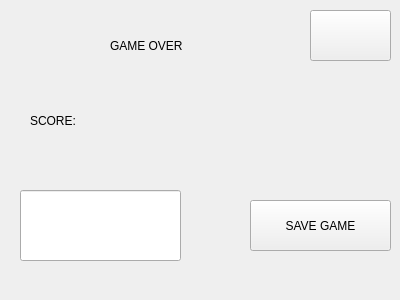
<?xml version="1.0" encoding="UTF-8"?>
<ui version="4.0">
 <class>Form</class>
 <widget class="QWidget" name="Form">
  <property name="geometry">
   <rect>
    <x>0</x>
    <y>0</y>
    <width>400</width>
    <height>300</height>
   </rect>
  </property>
  <property name="windowTitle">
   <string>BOXED FRUITS</string>
  </property>
  <widget class="QPushButton" name="exit_bottom">
   <property name="geometry">
    <rect>
     <x>310</x>
     <y>10</y>
     <width>81</width>
     <height>51</height>
    </rect>
   </property>
   <property name="text">
    <string/>
   </property>
  </widget>
  <widget class="QLineEdit" name="lineEdit">
   <property name="geometry">
    <rect>
     <x>20</x>
     <y>190</y>
     <width>161</width>
     <height>71</height>
    </rect>
   </property>
  </widget>
  <widget class="QLabel" name="label_head">
   <property name="geometry">
    <rect>
     <x>110</x>
     <y>30</y>
     <width>121</width>
     <height>31</height>
    </rect>
   </property>
   <property name="text">
    <string>GAME OVER</string>
   </property>
  </widget>
  <widget class="QLabel" name="label_score">
   <property name="geometry">
    <rect>
     <x>30</x>
     <y>90</y>
     <width>81</width>
     <height>61</height>
    </rect>
   </property>
   <property name="text">
    <string>SCORE:</string>
   </property>
  </widget>
  <widget class="QLabel" name="score_view">
   <property name="geometry">
    <rect>
     <x>150</x>
     <y>90</y>
     <width>101</width>
     <height>51</height>
    </rect>
   </property>
   <property name="text">
    <string/>
   </property>
  </widget>
  <widget class="QPushButton" name="save_game_bottom">
   <property name="geometry">
    <rect>
     <x>250</x>
     <y>200</y>
     <width>141</width>
     <height>51</height>
    </rect>
   </property>
   <property name="text">
    <string>SAVE GAME</string>
   </property>
  </widget>
 </widget>
 <resources/>
 <connections/>
</ui>
